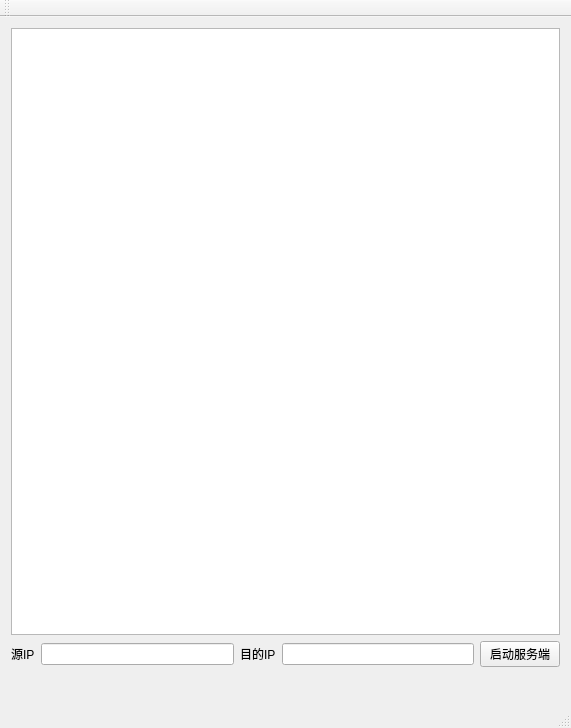
<?xml version="1.0" encoding="UTF-8"?>
<ui version="4.0">
 <class>Sever</class>
 <widget class="QMainWindow" name="Sever">
  <property name="geometry">
   <rect>
    <x>0</x>
    <y>0</y>
    <width>571</width>
    <height>728</height>
   </rect>
  </property>
  <property name="minimumSize">
   <size>
    <width>571</width>
    <height>728</height>
   </size>
  </property>
  <property name="maximumSize">
   <size>
    <width>571</width>
    <height>728</height>
   </size>
  </property>
  <property name="windowTitle">
   <string>服务端</string>
  </property>
  <widget class="QWidget" name="centralWidget">
   <widget class="QWidget" name="">
    <property name="geometry">
     <rect>
      <x>0</x>
      <y>0</y>
      <width>571</width>
      <height>661</height>
     </rect>
    </property>
    <layout class="QVBoxLayout" name="verticalLayout" stretch="10,1">
     <item>
      <widget class="QTextEdit" name="msg_Show"/>
     </item>
     <item>
      <layout class="QHBoxLayout" name="horizontalLayout">
       <item>
        <widget class="QLabel" name="label">
         <property name="text">
          <string>源IP</string>
         </property>
        </widget>
       </item>
       <item>
        <widget class="QLineEdit" name="from_IP"/>
       </item>
       <item>
        <widget class="QLabel" name="label_2">
         <property name="text">
          <string>目的IP</string>
         </property>
        </widget>
       </item>
       <item>
        <widget class="QLineEdit" name="to_IP"/>
       </item>
       <item>
        <widget class="QPushButton" name="startSever">
         <property name="text">
          <string>启动服务端</string>
         </property>
        </widget>
       </item>
      </layout>
     </item>
    </layout>
   </widget>
  </widget>
  <widget class="QMenuBar" name="menuBar">
   <property name="geometry">
    <rect>
     <x>0</x>
     <y>0</y>
     <width>571</width>
     <height>26</height>
    </rect>
   </property>
  </widget>
  <widget class="QToolBar" name="mainToolBar">
   <attribute name="toolBarArea">
    <enum>TopToolBarArea</enum>
   </attribute>
   <attribute name="toolBarBreak">
    <bool>false</bool>
   </attribute>
  </widget>
  <widget class="QStatusBar" name="statusBar"/>
 </widget>
 <layoutdefault spacing="6" margin="11"/>
 <resources/>
 <connections/>
</ui>
